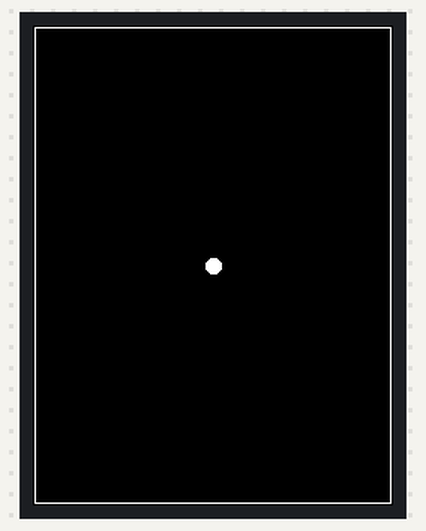
A sketch run on a simulated ESP32. Parts: 240×320 colour display.

Above: at 0.3 s.

The sketch:

tft_espi_test.ino
```cpp
#include <TFT_eSPI.h>

TFT_eSPI tft;

void setup() {
  tft.init();
  tft.fillScreen(TFT_BLACK);

  const int16_t width = tft.width();
  const int16_t height = tft.height();

  // Static native-orientation test. No setRotation() call anywhere.
  tft.drawRect(1, 1, width - 2, height - 2, TFT_WHITE);
  tft.fillCircle(width / 2, height / 2, 5, TFT_WHITE);
}

void loop() {
}
```
